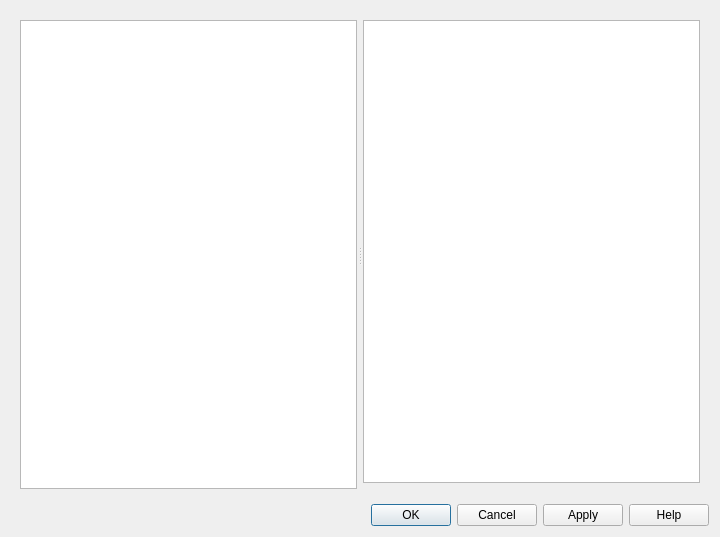
<?xml version="1.0" encoding="UTF-8"?>
<ui version="4.0">
 <class>PickerDialog</class>
 <widget class="QDialog" name="PickerDialog">
  <property name="geometry">
   <rect>
    <x>0</x>
    <y>0</y>
    <width>720</width>
    <height>537</height>
   </rect>
  </property>
  <property name="windowTitle">
   <string>Dialog</string>
  </property>
  <property name="sizeGripEnabled">
   <bool>false</bool>
  </property>
  <layout class="QVBoxLayout" name="verticalLayout">
   <item>
    <widget class="QWidget" name="horizontalWidget" native="true">
     <layout class="QHBoxLayout" name="horizontalLayout">
      <item>
       <widget class="QSplitter" name="splitter">
        <property name="enabled">
         <bool>true</bool>
        </property>
        <property name="orientation">
         <enum>Qt::Orientation::Horizontal</enum>
        </property>
        <property name="handleWidth">
         <number>6</number>
        </property>
        <property name="childrenCollapsible">
         <bool>false</bool>
        </property>
        <widget class="QListView" name="filesystemView">
         <property name="minimumSize">
          <size>
           <width>150</width>
           <height>120</height>
          </size>
         </property>
         <property name="uniformItemSizes">
          <bool>true</bool>
         </property>
        </widget>
        <widget class="QWidget" name="layoutWidget">
         <layout class="QVBoxLayout" name="sidebar">
          <item>
           <widget class="PixmapGraphicsView" name="graphicsView">
            <property name="alignment">
             <set>Qt::AlignmentFlag::AlignLeading|Qt::AlignmentFlag::AlignLeft|Qt::AlignmentFlag::AlignTop</set>
            </property>
           </widget>
          </item>
          <item>
           <widget class="PickerChildWidget" name="wrappedWidget" native="true">
            <property name="sizePolicy">
             <sizepolicy hsizetype="MinimumExpanding" vsizetype="Minimum">
              <horstretch>0</horstretch>
              <verstretch>0</verstretch>
             </sizepolicy>
            </property>
           </widget>
          </item>
         </layout>
        </widget>
       </widget>
      </item>
     </layout>
    </widget>
   </item>
   <item>
    <widget class="QDialogButtonBox" name="buttonBox">
     <property name="orientation">
      <enum>Qt::Orientation::Horizontal</enum>
     </property>
     <property name="standardButtons">
      <set>QDialogButtonBox::StandardButton::Apply|QDialogButtonBox::StandardButton::Cancel|QDialogButtonBox::StandardButton::Help|QDialogButtonBox::StandardButton::Ok</set>
     </property>
    </widget>
   </item>
  </layout>
 </widget>
 <customwidgets>
  <customwidget>
   <class>PickerChildWidget</class>
   <extends>QWidget</extends>
   <header>ui/picker/picker_child_widget.h</header>
   <container>1</container>
  </customwidget>
  <customwidget>
   <class>PixmapGraphicsView</class>
   <extends>QGraphicsView</extends>
   <header>ui/viewer/rpg_graphics_view.h</header>
  </customwidget>
 </customwidgets>
 <resources/>
 <connections/>
</ui>
